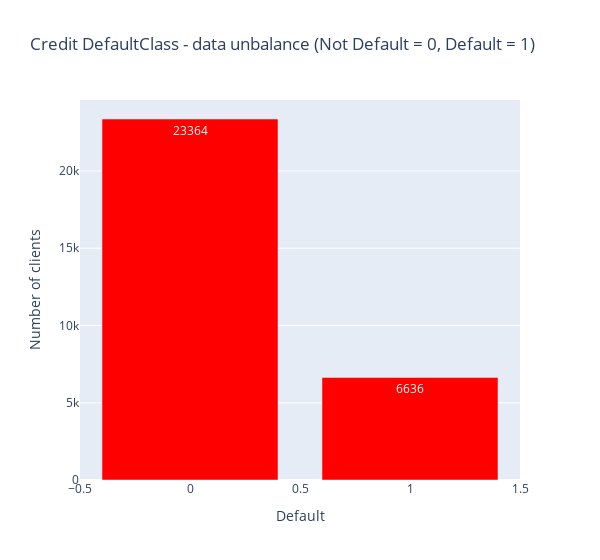

Notebook cell for this chart:
### Markdown cell above
Since our dependent variable is categorical, we can split the distributions by "default/not-default". Default class (28.4 %) which is appropriate for this analysis and Oversampling may not be required.

### Code cell
import plotly.graph_objs as go
from plotly.offline import download_plotlyjs, init_notebook_mode, plot, iplot
init_notebook_mode(connected=True)

temp = data["default payment next month"].value_counts()
df = pd.DataFrame({'Class': temp.index,'values': temp.values})

trace = go.Bar(
    x = df['Class'],y = df['values'],
    name="Credit Default Class - data unbalance (Not Default = 0, Default = 1)",
    marker=dict(color="Red"),
    text=df['values']
)
data = [trace]
layout = dict(title = 'Credit DefaultClass - data unbalance (Not Default = 0, Default = 1)',
          xaxis = dict(title = 'Default', showticklabels=True), 
          yaxis = dict(title = 'Number of clients'),
          hovermode = 'closest',width=600
         )
fig = dict(data=data, layout=layout)
iplot(fig, filename='class')

### Figure 1 — Plotly figure (JSON) as saved in the notebook; plotly's stock layout.template omitted (floating-point values rounded to 4 significant figures)
{"data": [{"marker": {"color": "Red"}, "name": "Credit Default Class - data unbalance (Not Default = 0, Default = 1)", "text": [23364, 6636], "type": "bar", "x": [0, 1], "y": [23364, 6636]}], "layout": {"hovermode": "closest", "title": {"text": "Credit DefaultClass - data unbalance (Not Default = 0, Default = 1)"}, "width": 600, "xaxis": {"showticklabels": true, "title": {"text": "Default"}}, "yaxis": {"title": {"text": "Number of clients"}}}}
